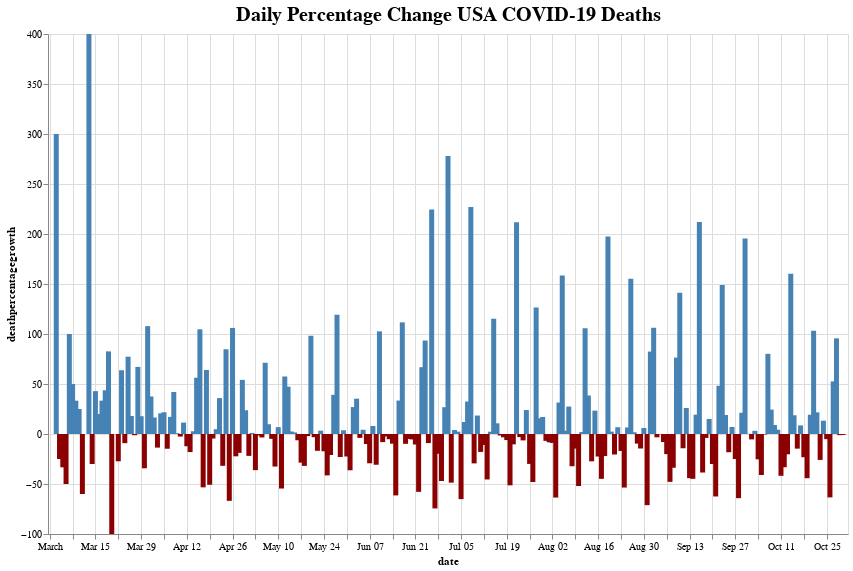

The notebook cell this image was saved under:
### Code cell
chart_cases = alt.Chart(USA_data).mark_bar().encode(
    x = "date:T",
    y = "deathpercentagegrowth:Q",
    color = alt.condition(
    alt.datum.deathpercentagegrowth > 0,
    alt.value("steelblue"),
    alt.value("darkred")) 
).interactive(
).properties(
    width = 800,
    height = 500,
    title = "Daily Percentage Change USA COVID-19 Deaths"
)

chart_cases.configure_title(
    fontSize=20,
    font='Courier',
    color='black'
).display(renderer = 'svg')

### Figure 1 — Vega-Lite specification as saved in the notebook (floating-point values rounded to 4 significant figures; data arrays with more than 128 entries replaced by an {"elided": "..."} marker saying what was removed)
{"config": {"view": {"continuousWidth": 400, "continuousHeight": 300}, "title": {"color": "black", "font": "Courier", "fontSize": 20}}, "data": {"name": "data-30887de2eb3c89ad26b37c73c5484574"}, "mark": "bar", "encoding": {"color": {"condition": {"value": "steelblue", "test": "(datum.deathpercentagegrowth > 0)"}, "value": "darkred"}, "x": {"type": "temporal", "field": "date"}, "y": {"type": "quantitative", "field": "deathpercentagegrowth"}}, "height": 500, "selection": {"selector025": {"type": "interval", "bind": "scales", "encodings": ["x", "y"]}}, "title": "Daily Percentage Change USA COVID-19 Deaths", "width": 800, "$schema": "https://vega.github.io/schema/vega-lite/v4.0.2.json", "datasets": {"data-30887de2eb3c89ad26b37c73c5484574": {"elided": "305 records"}}}
